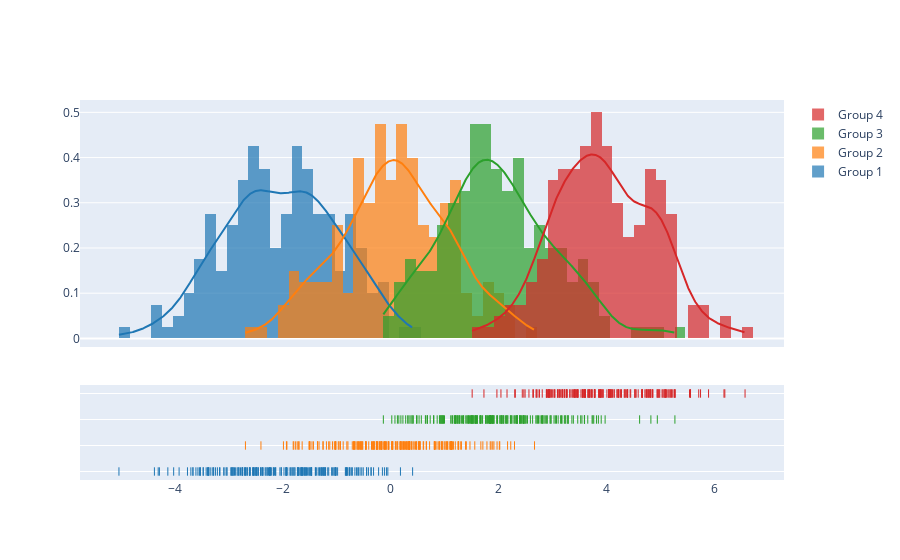

Source (notebook cell):
### Code cell
import plotly.figure_factory as ff

# Add histogram data
x1 = np.random.randn(200) - 2
x2 = np.random.randn(200)
x3 = np.random.randn(200) + 2
x4 = np.random.randn(200) + 4

# Group data together
hist_data = [x1, x2, x3, x4]

group_labels = ['Group 1', 'Group 2', 'Group 3', 'Group 4']

# Create distplot with custom bin_size
fig = ff.create_distplot(hist_data, group_labels, bin_size=.2)
fig.show()

### Figure 1 — Plotly figure (JSON) as saved in the notebook; plotly's stock layout.template omitted (floating-point values rounded to 4 significant figures; data arrays with more than 128 entries replaced by an {"elided": "..."} marker saying what was removed)
{"data": [{"autobinx": false, "histnorm": "probability density", "legendgroup": "Group 1", "marker": {"color": "rgb(31, 119, 180)"}, "name": "Group 1", "opacity": 0.7, "type": "histogram", "x": {"elided": "200 float values"}, "xaxis": "x", "xbins": {"end": 0.4065, "size": 0.2, "start": -5.038}, "yaxis": "y"}, {"autobinx": false, "histnorm": "probability density", "legendgroup": "Group 2", "marker": {"color": "rgb(255, 127, 14)"}, "name": "Group 2", "opacity": 0.7, "type": "histogram", "x": {"elided": "200 float values"}, "xaxis": "x", "xbins": {"end": 2.667, "size": 0.2, "start": -2.693}, "yaxis": "y"}, {"autobinx": false, "histnorm": "probability density", "legendgroup": "Group 3", "marker": {"color": "rgb(44, 160, 44)"}, "name": "Group 3", "opacity": 0.7, "type": "histogram", "x": {"elided": "200 float values"}, "xaxis": "x", "xbins": {"end": 5.269, "size": 0.2, "start": -0.1363}, "yaxis": "y"}, {"autobinx": false, "histnorm": "probability density", "legendgroup": "Group 4", "marker": {"color": "rgb(214, 39, 40)"}, "name": "Group 4", "opacity": 0.7, "type": "histogram", "x": {"elided": "200 float values"}, "xaxis": "x", "xbins": {"end": 6.57, "size": 0.2, "start": 1.51}, "yaxis": "y"}, {"legendgroup": "Group 1", "marker": {"color": "rgb(31, 119, 180)"}, "mode": "lines", "name": "Group 1", "showlegend": false, "type": "scatter", "x": {"elided": "500 float values"}, "xaxis": "x", "y": {"elided": "500 float values"}, "yaxis": "y"}, {"legendgroup": "Group 2", "marker": {"color": "rgb(255, 127, 14)"}, "mode": "lines", "name": "Group 2", "showlegend": false, "type": "scatter", "x": {"elided": "500 float values"}, "xaxis": "x", "y": {"elided": "500 float values"}, "yaxis": "y"}, {"legendgroup": "Group 3", "marker": {"color": "rgb(44, 160, 44)"}, "mode": "lines", "name": "Group 3", "showlegend": false, "type": "scatter", "x": {"elided": "500 float values"}, "xaxis": "x", "y": {"elided": "500 float values"}, "yaxis": "y"}, {"legendgroup": "Group 4", "marker": {"color": "rgb(214, 39, 40)"}, "mode": "lines", "name": "Group 4", "showlegend": false, "type": "scatter", "x": {"elided": "500 float values"}, "xaxis": "x", "y": {"elided": "500 float values"}, "yaxis": "y"}, {"legendgroup": "Group 1", "marker": {"color": "rgb(31, 119, 180)", "symbol": "line-ns-open"}, "mode": "markers", "name": "Group 1", "showlegend": false, "type": "scatter", "x": {"elided": "200 float values"}, "xaxis": "x", "y": {"elided": "200 str values"}, "yaxis": "y2"}, {"legendgroup": "Group 2", "marker": {"color": "rgb(255, 127, 14)", "symbol": "line-ns-open"}, "mode": "markers", "name": "Group 2", "showlegend": false, "type": "scatter", "x": {"elided": "200 float values"}, "xaxis": "x", "y": {"elided": "200 str values"}, "yaxis": "y2"}, {"legendgroup": "Group 3", "marker": {"color": "rgb(44, 160, 44)", "symbol": "line-ns-open"}, "mode": "markers", "name": "Group 3", "showlegend": false, "type": "scatter", "x": {"elided": "200 float values"}, "xaxis": "x", "y": {"elided": "200 str values"}, "yaxis": "y2"}, {"legendgroup": "Group 4", "marker": {"color": "rgb(214, 39, 40)", "symbol": "line-ns-open"}, "mode": "markers", "name": "Group 4", "showlegend": false, "type": "scatter", "x": {"elided": "200 float values"}, "xaxis": "x", "y": {"elided": "200 str values"}, "yaxis": "y2"}], "layout": {"barmode": "overlay", "hovermode": "closest", "legend": {"traceorder": "reversed"}, "xaxis": {"anchor": "y2", "domain": [0.0, 1.0], "zeroline": false}, "yaxis": {"anchor": "free", "domain": [0.35, 1], "position": 0.0}, "yaxis2": {"anchor": "x", "domain": [0, 0.25], "dtick": 1, "showticklabels": false}}}
